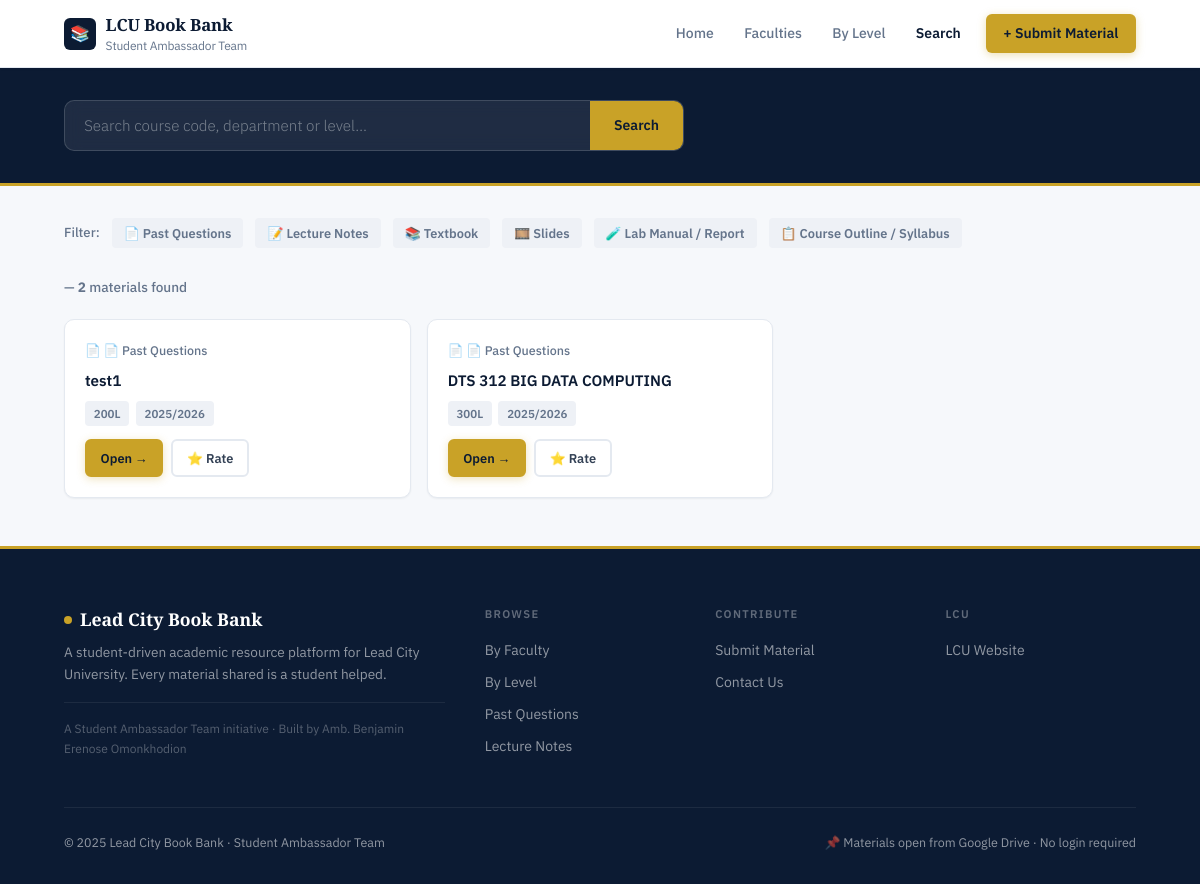
/search/, run on an earlier commit of the app's database.
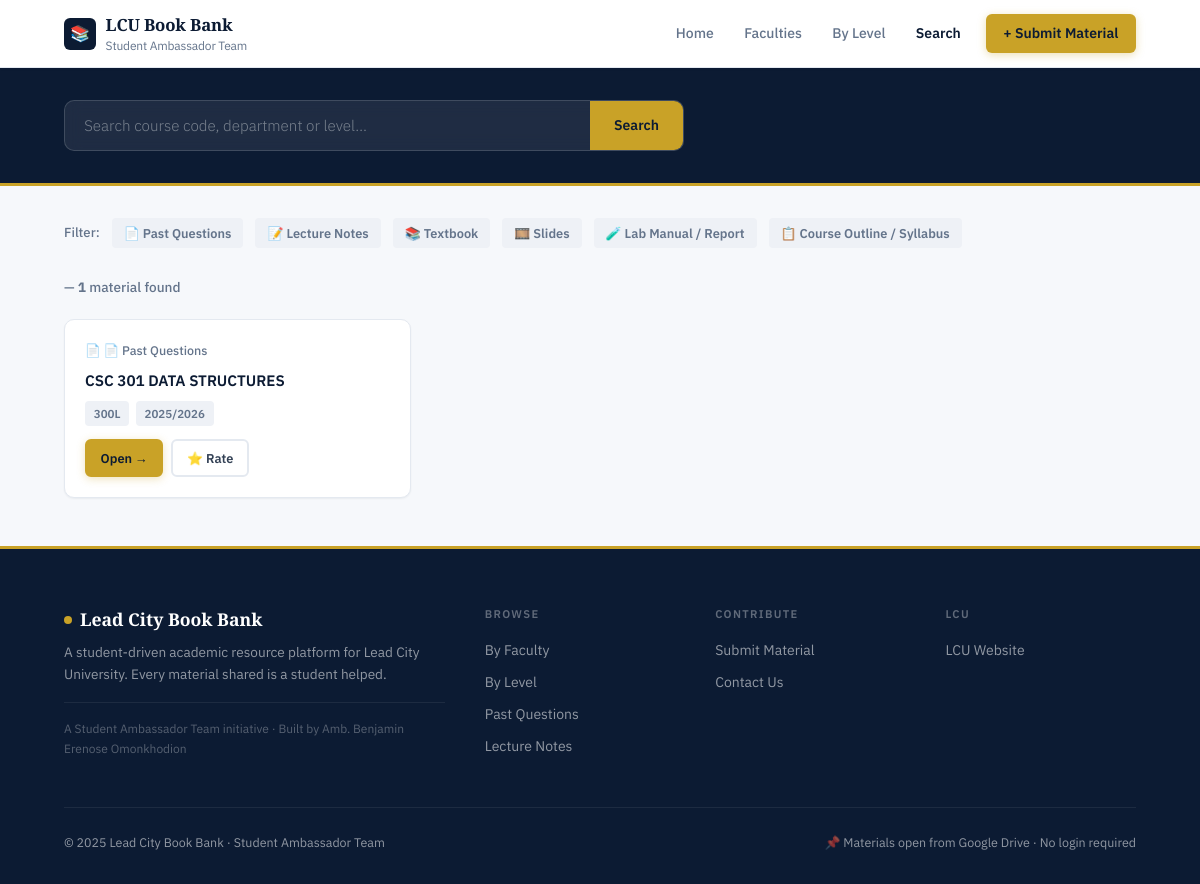
And on a later commit of the database.
### core/models.py (models this page shows, shortened)
class Resource(models.Model):
    TYPE_CHOICES = [
        ("past-questions", "📄 Past Questions"),
        ("lecture-notes",  "📝 Lecture Notes"),
        ("textbook",       "📚 Textbook"),
        ("slides",         "🎞️ Slides"),
        ("lab-manual",     "🧪 Lab Manual / Report"),
        ("outline",        "📋 Course Outline / Syllabus"),
    ]
    STATUS_CHOICES = [
        ("pending",  "⏳ Pending Review"),
        ("approved", "✅ Approved — Live"),
        ("rejected", "❌ Rejected"),
    ]
    LEVEL_CHOICES = [(l, f"{l} Level") for l in [100, 200, 300, 400, 500, 600]]
    title        = models.CharField(max_length=300)
    type         = models.CharField(max_length=20, choices=TYPE_CHOICES)
    faculty      = models.ForeignKey(Faculty, on_delete=models.CASCADE,
                                     related_name="resources")
    department   = models.ForeignKey(Department, on_delete=models.CASCADE,
                                     related_name="resources")
    level        = models.IntegerField(choices=LEVEL_CHOICES)
    year         = models.CharField(max_length=20, blank=True,
                                    help_text="e.g. 2023/2024")
    file_url = models.URLField(blank=True, help_text="Auto-filled by Cloudinary on upload")
    drive_url = models.URLField(blank=True, help_text="Google Drive link (optional)")
    uploaded_by  = models.CharField(max_length=150,
                                    help_text="Submitter name or 'Anonymous'")
    contact      = models.EmailField(blank=True,
                                     help_text="Optional — for follow-up")
    status       = models.CharField(max_length=10, choices=STATUS_CHOICES,
                                    default="pending")
    admin_note   = models.TextField(blank=True,
                                    help_text="Internal note (not shown to students)")
    created_at   = models.DateTimeField(auto_now_add=True)
    published_at = models.DateTimeField(null=True, blank=True)
    class Meta:
        ordering = ["-created_at"]
    def avg_rating(self):
        reviews = self.reviews.all()
        if not reviews.exists():
            return None
        total = sum(r.rating for r in reviews)
        return round(total / reviews.count(), 1)
    def review_count(self):
        return self.reviews.count()
    def type_emoji(self):
        emojis = {
            "past-questions": "📄",
            "lecture-notes":  "📝",
            "textbook":       "📚",
            "slides":         "🎞️",
            "lab-manual":     "🧪",
            "outline":        "📋",
        }
        return emojis.get(self.type, "📄")
    def get_file_url(self):
        if self.file_url:
            return self.file_url
        return self.drive_url or ""

### core/views.py (the view, shortened to what this page needs)
# urls.py: path("search/",                   views.search,          name="search"),
def search(request):
    q     = request.GET.get("q", "").strip()
    level = request.GET.get("level", "").strip()
    type_ = request.GET.get("type", "").strip()
    results = Resource.objects.filter(status="approved")\
                              .select_related("faculty", "department")
    if level:
        results = results.filter(level=level)
    if type_:
        results = results.filter(type=type_)
    results = results.order_by("-published_at")
    return render(request, "core/search.html", {
        "results": results,
        "q":       q,
        "level":   level,
        "type":    type_,
        "type_choices": Resource.TYPE_CHOICES,
    })

### core/context_processors.py (called while the page is built)
def site_stats(request):
    return {
        "total_materials": Resource.objects.filter(status="approved").count(),
        "total_faculties": Faculty.objects.count(),
        "total_depts": sum(f.dept_count() for f in Faculty.objects.all()),
    }

### core/models.py (called while the page is built)
    def dept_count(self):
        return self.departments.count()

### templates/core/search.html (shortened to what this page needs)
{% extends "core/base.html" %}
{% block content %}
<div style="background:var(--navy);padding:2rem 0;border-bottom:3px solid var(--gold);">
  <div class="container">
    <form action="{% url 'search' %}" method="get" class="search-bar" style="max-width:620px;margin:0;">
      <input name="q" type="text" value="{{ q }}" placeholder="Search course code, department or level…" autocomplete="off" />
      <button type="submit">Search</button>
    </form>
  </div>
</div>
<div class="container" style="padding-top:2rem;padding-bottom:3rem;">
  <div style="display:flex;gap:.75rem;flex-wrap:wrap;margin-bottom:1.75rem;align-items:center;">
    <span style="font-size:.82rem;color:var(--text-3);font-weight:500;">Filter:</span>
    {% for val, label in type_choices %}
    <a href="?q={{ q }}&level={{ level }}&type={{ val }}"
       class="badge {% if type == val %}badge--count{% endif %}"
       style="padding:.3rem .75rem;cursor:pointer;font-size:.8rem;">{{ label }}</a>
    {% endfor %}
  </div>
  <p style="font-size:.85rem;color:var(--text-3);margin-bottom:1.25rem;font-weight:500;">
    — <strong>{{ results|length }}</strong> material{{ results|length|pluralize }} found
  </p>
  {% if results %}
  <div class="materials-grid">
    {% for resource in results %}
    {% include "core/_material_card.html" %}
    {% endfor %}
  </div>
  {% endif %}
</div>
{% endblock %}

### templates/core/_material_card.html (shortened to what this page needs)
{% load static %}
<div class="material-card">
  <div class="material-card__type">{{ resource.type_emoji }} {{ resource.get_type_display }}</div>
  <h3 class="material-card__title">{{ resource.title }}</h3>
  <div class="material-card__meta">
    {% if resource.level %}<span class="badge">{{ resource.level }}L</span>{% endif %}
    {% if resource.year %}<span class="badge">{{ resource.year }}</span>{% endif %}
  </div>
  <div class="material-card__actions">
    {% with file_link=resource.get_file_url %}
    {% if file_link %}
    <a href="{{ file_link }}" target="_blank" rel="noopener" class="btn btn--primary btn--sm">Open →</a>
    {% else %}
    <span class="btn btn--primary btn--sm" style="opacity:.4;cursor:not-allowed;">No File</span>
    {% endif %}
    {% endwith %}
    <button class="btn btn--ghost btn--sm"
            onclick="openReview({{ resource.id }}, '{{ resource.title|escapejs }}')">
      ⭐ Rate
    </button>
  </div>
</div>

What changed in the data, as far as the page shows it:
removed Resource: type_emoji "📄", type "📄 Past Questions", title "DTS 312 BIG DATA COMPUTING", level "300", year "2025/2026"
changed Resource "📄 Past Questions": title "test1" → "CSC 301 DATA STRUCTURES"; level "200" → "300"
Also different on the page:
{{ results|length }}: "2" → "1"
